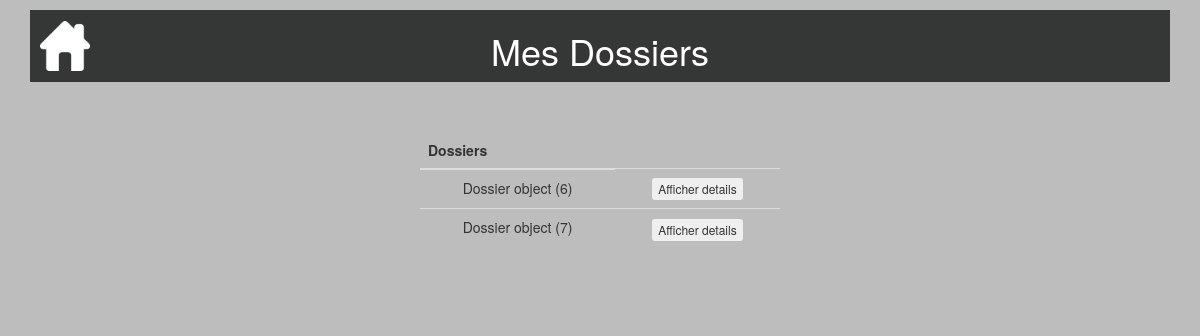
The app's page /consulterdossier/ (signed in), older data.
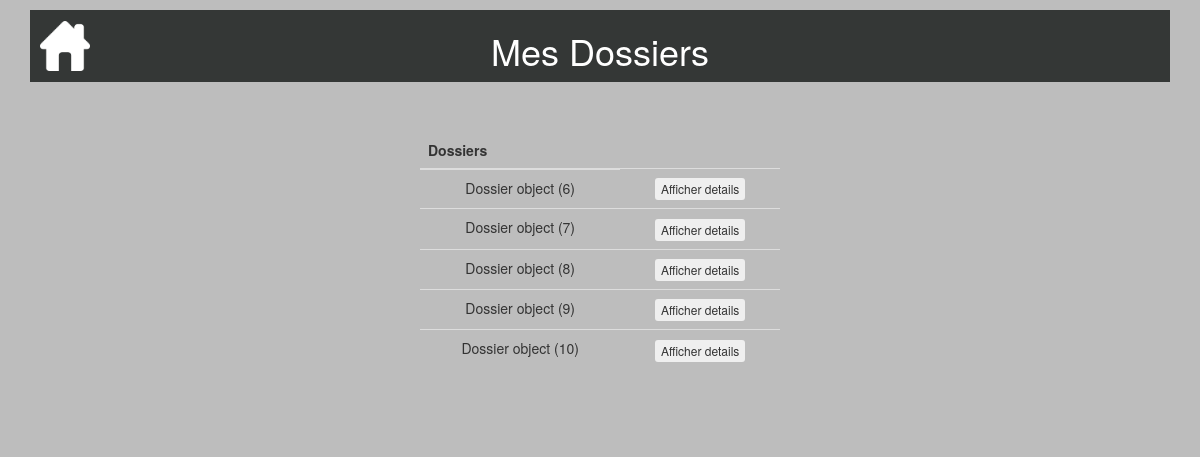
The same page, newer data.
### calculdej/models.py (models this page shows, shortened)
class Dossier(models.Model):
    date = models.DateTimeField(default=timezone.now, blank=True, verbose_name="Date création")
    auteur = models.ForeignKey(settings.AUTH_USER_MODEL, on_delete=models.CASCADE)
    imc = models.DecimalField(default=0.00,max_digits=5, decimal_places=2)
    age = models.IntegerField(default=0)
    de = models.DecimalField(default=0.00,max_digits=5, decimal_places=2)
    sexe = models.CharField(default="",max_length=1)
    dernier = models.BooleanField(default=True)

### consulterdossier/views.py (the view)
# urls.py: url('consulterdossier/', include('consulterdossier.urls')),
@login_required
def consulterdossier(request):
    dossiers = Dossier.objects.filter(auteur=request.user)
    if request.method == 'POST' and 'btnaffdetails' in request.POST:
        id_dossier = int(request.POST.get('btnaffdetails'))
        dossier = Dossier.objects.get(id=id_dossier)
        date = dossier.date
        imc = dossier.imc
        de = dossier.de
    return render(request, 'consulterdossier/consulterdossier.html', locals())

### consulterdossier/templates/consulterdossier/consulterdossier.html (shortened to what this page needs)
{% extends "base.html" %}
{% block header %}<h1>Mes Dossiers</h1>{% endblock %}
{% block content %}
<table class="table">
  <thead>
       <tr>
           <th>Dossiers</th>
       </tr>
   </thead>
   <tbody>
       {% for d in dossiers %}
       <tr>
           <td>{{ d }} </td>
           <td>
             <form method="post">
                 <button onclick="details()" class="btn btn-xs" type="submit" name="btnaffdetails" value="{{d.id}}">Afficher details</button>
             </form>
          </td>
       </tr>
      {%endfor%}
    </tbody>
</table>
{% endblock %}

Row changes from the older to the newer data that the page shows:
added Dossier: id "Dossier object (8)"
added Dossier: id "Dossier object (9)"
added Dossier: id "Dossier object (10)"
